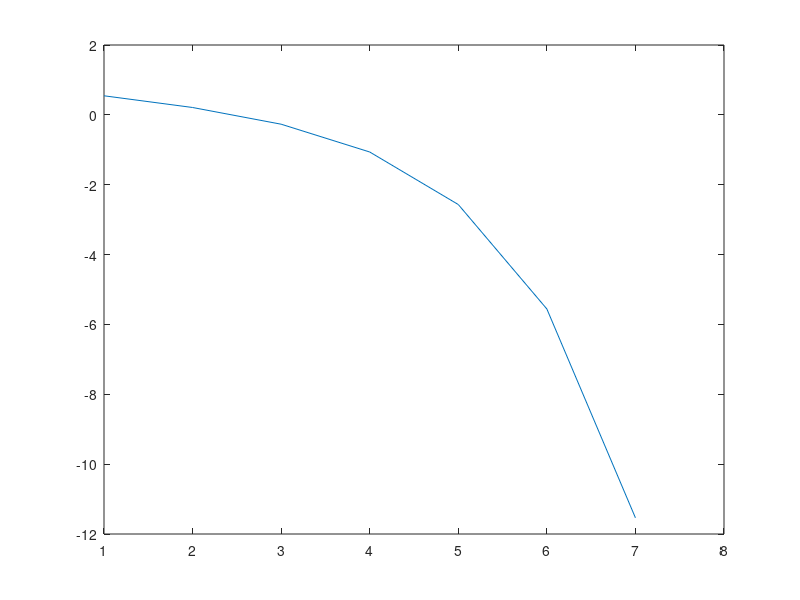

MATLAB code for this plot:

 % ########################################
 % Newton's Method for finding CUBE roots
 % ########################################
 
 clear
 format long
 a = 1202807^(1.25/6);
 xstar = a^(1.0/3.0);  % Just used for calculating errors

 it_limit = 30;
 
 xkeep = zeros(1,it_limit);
 errors = xkeep;
 it_numbers = xkeep;
 
 % Starting estimate:
 
 x1 = a / 3.0
 
 
 xkeep(1) = x1;
 log_errors(1) = log10(abs(xkeep(1) - xstar));
 it_numbers(1) = 1;
 
 tol = 0.000001;
 
 i = 2;
 
 x2 = (2.0 * x1 + a/x1^2)/3.0
 xkeep(i) = x2;
 log_errors(i) = log10(abs(xkeep(i) - xstar));
 it_numbers(i) = i;
 
 while ((abs(x2-x1) > tol) & (i < it_limit))
   x1 = x2;
   i = i + 1;
   
   x2 = (2.0 * x1 + a/x1^2)/3.0
   xkeep(i) = x2;
   log_errors(i) = log10(abs(xkeep(i) - xstar));
   it_numbers(i) = i;
 end
 
 for  j = 1:i
   yy(j) = log_errors(j);
   xx(j) = it_numbers(j);
 end
 
 disp(' ')
 disp('No. of iterations:')
 disp(i)
 
 disp('Final estimate of root:')
 disp(xkeep(i))
 
 plot(xx,yy)  
 
